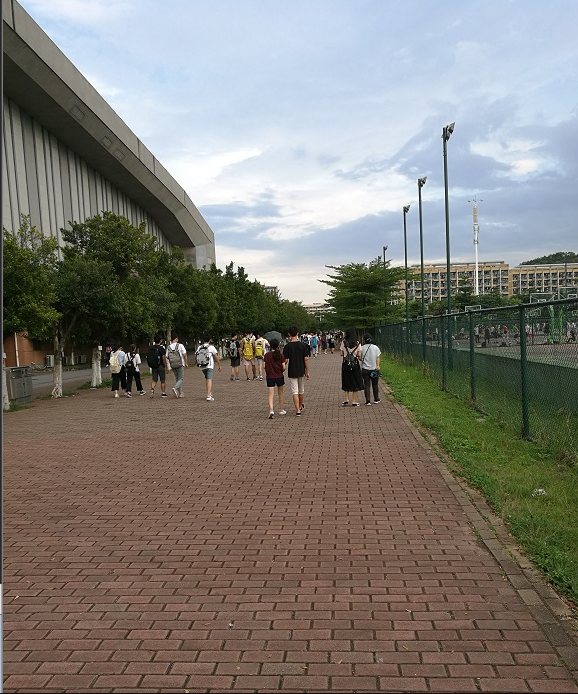
#> input picture test_img/16.png, 578 x 694 px, found by its file name
$ python Brightness.py
#> lines starting #> are read from the running program, lines starting #| are printed output that depends on the picture
#> further down, img is the input picture: shape (694, 578, 3); mean B, G, R 116.7, 123.3, 126.9
import cv2
import numpy as np

'''
23/11/29 10:10
@author:zjh
@introduce:
    亮度当brightness值大于0时，图像会变亮。
    当brightness值小于0时，图像会变暗。
    合理的范围内选择brightness值，比如-100到100。
'''

def modify_brightness(img, brightness=0):
#> called with brightness = 100
    hsv = cv2.cvtColor(img, cv2.COLOR_BGR2HSV) # 将图像从BGR转换到HSV
#> hsv: shape (694, 578, 3); mean H, S, V 47.3, 74, 138.7
    h, s, v = cv2.split(hsv) # 将HSV图像分解为H，S和V通道
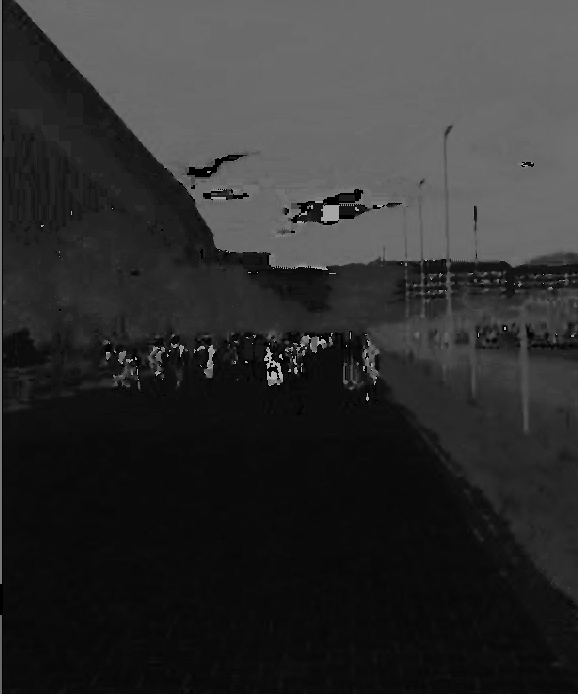
#> h: shape (694, 578); min 0, max 179, mean 47.3
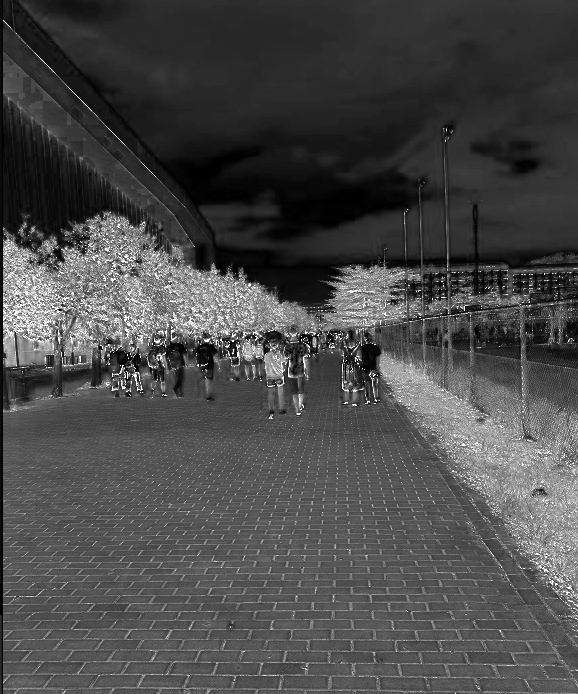
#> s: shape (694, 578); min 0, max 255, mean 74
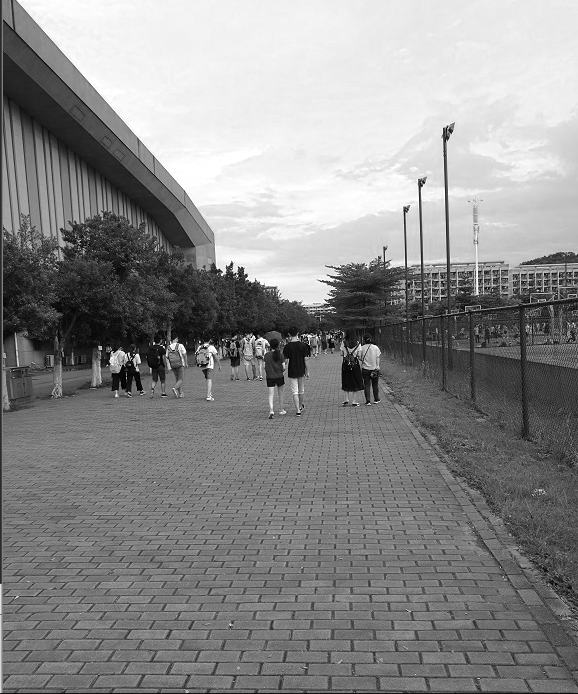
#> v: shape (694, 578); min 0, max 255, mean 138.7

    if brightness > 0:
        lim = 255 - brightness
        v[v > lim] = 255
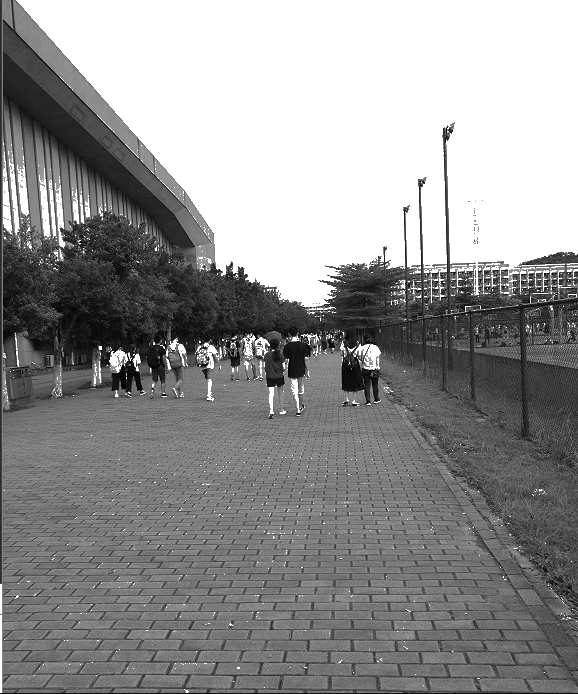
#> v: shape (694, 578); min 0, max 255, mean 146.2
        v[v <= lim] += brightness
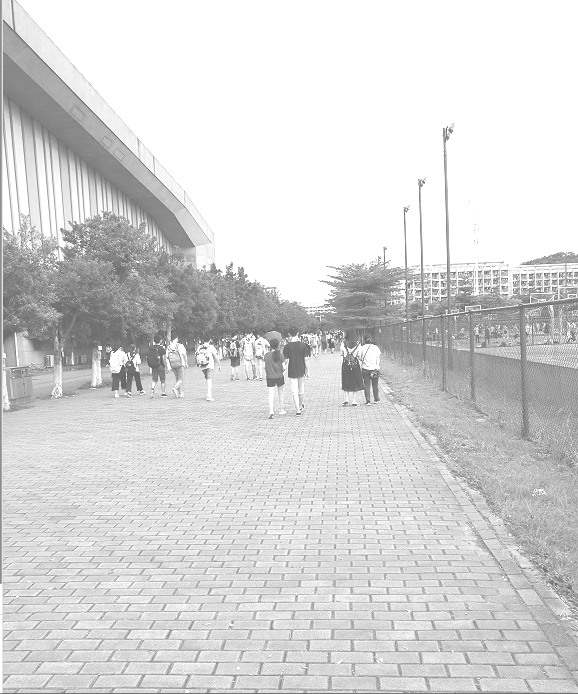
#> v: shape (694, 578); min 100, max 255, mean 214.7
    else:
        lim = np.absolute(brightness)
        v[v < lim] = 0
        v[v >= lim] -= np.absolute(brightness)

    final_hsv = cv2.merge((h, s, v)) # 合并H，S和V通道
#> final_hsv: shape (694, 578, 3); mean H, S, V 47.3, 74, 214.7
    img = cv2.cvtColor(final_hsv, cv2.COLOR_HSV2BGR) # 将图像从HSV转换回BGR
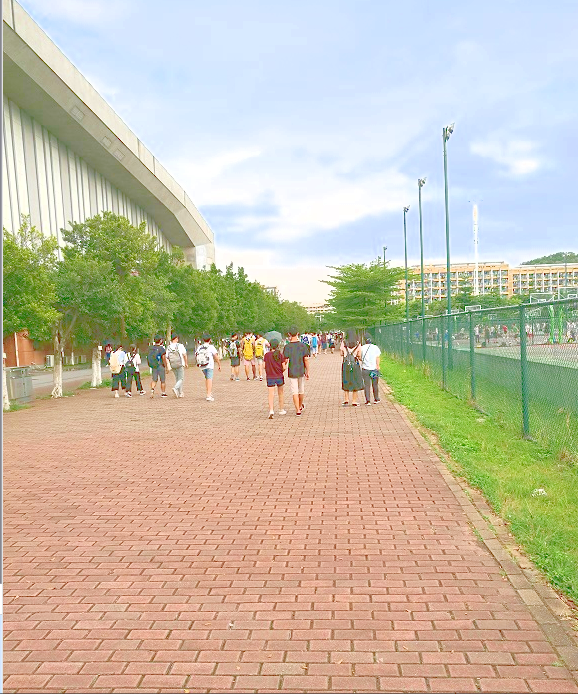
#> img: shape (694, 578, 3); mean B, G, R 167.9, 189.3, 198
    return img

if __name__ == "__main__":
    img = cv2.imread('test_img/16.png')
    brightness = 100

    result = modify_brightness(img, brightness=brightness)

    cv2.imwrite("test_img/modify_brightness.png", result)

$ run again, with test_img/26.png copied over test_img/16.png
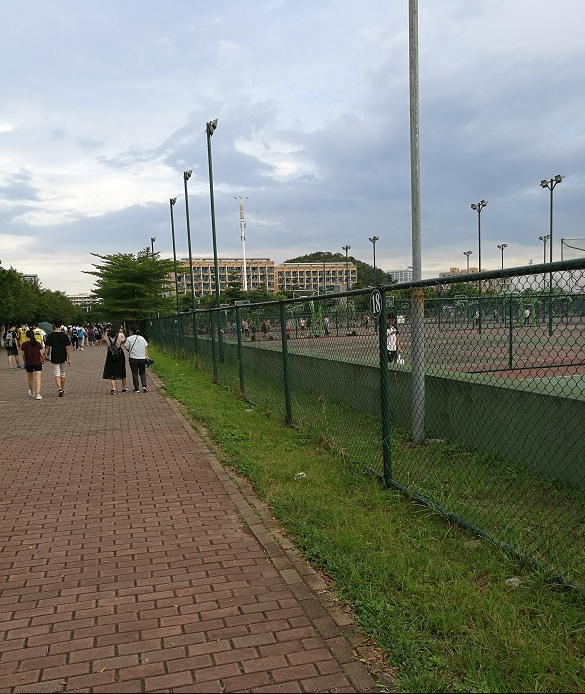
#> input picture test_img/26.png, 585 x 694 px, found by its file name
#> img is the input picture: shape (694, 585, 3); mean B, G, R 117.1, 127.2, 125.1
#> hsv: shape (694, 585, 3); mean H, S, V 57.4, 80.4, 138.9
#> in modify_brightness, `v[v <= lim] += brightness`:
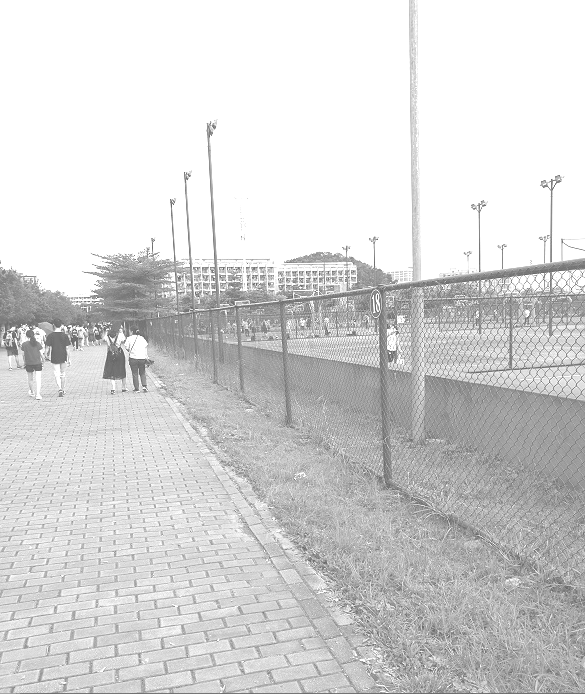
#> v: shape (694, 585); min 100, max 255, mean 213.6
#> final_hsv: shape (694, 585, 3); mean H, S, V 57.4, 80.4, 213.6
#> in modify_brightness, `img = cv2.cvtColor(final_hsv, cv2.COLOR_HSV2BGR)`:
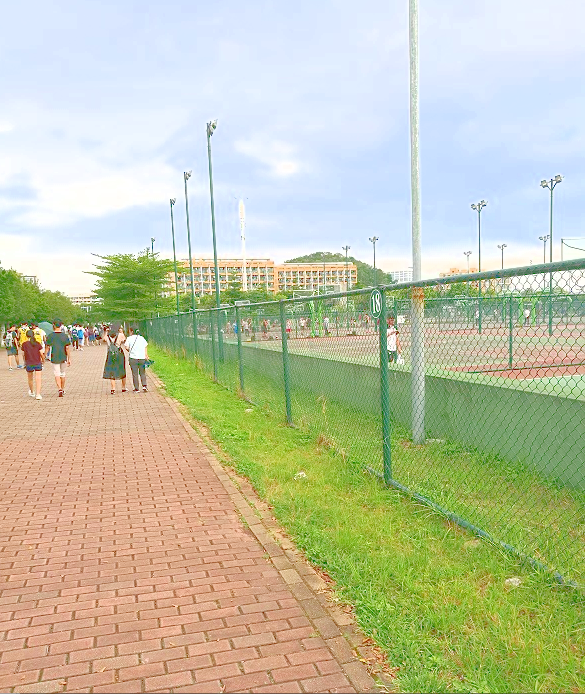
#> img: shape (694, 585, 3); mean B, G, R 165, 195.1, 191.6
